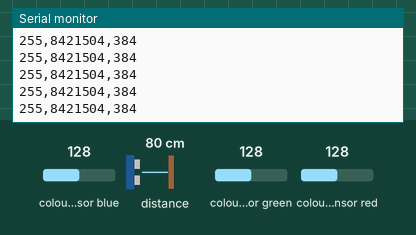
Bench run of a sketch on a simulated Arduino Nano 33 BLE. On the bench: the last lines printed to the serial monitor. Inputs (shaded band) come from the test bench; at power-on: colour sensor blue 128, distance to the obstacle 80 cm, colour sensor green 128, colour sensor red 128.

Above: at 1.2 s.
1.3 s: colour sensor blue set to 5
At 1.57 s:
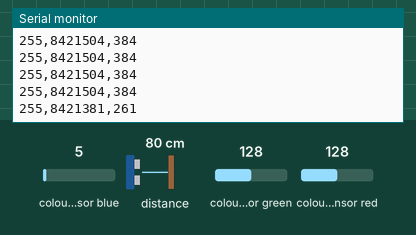
2.8 s: distance to the obstacle set to 2 cm
At 2.86 s:
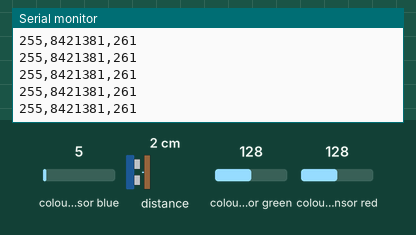
4.3 s: colour sensor green set to 5
At 4.3 s:
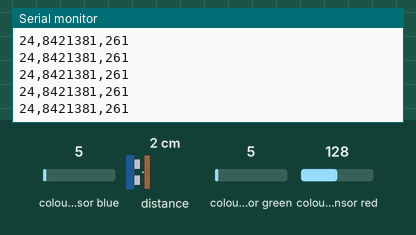
5.8 s: colour sensor red set to 5
At 8.0 s:
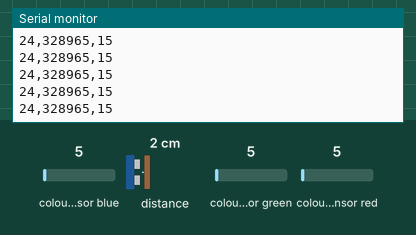
Timing chart, 0 to 8.3 s (numbered marks = the images above; inputs shaded):
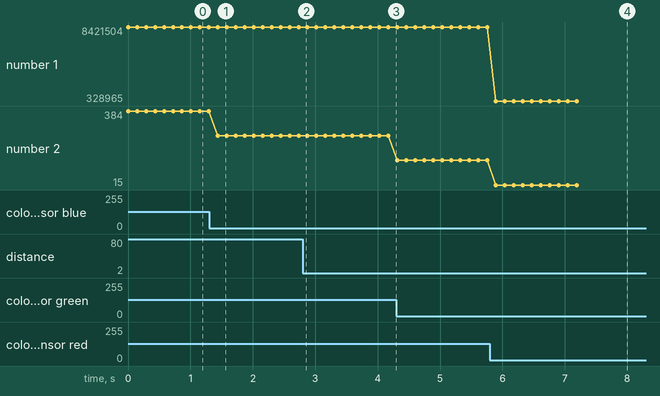

The sketch:

sensor-data-extraction.ino
```cpp
#include <Arduino_APDS9960.h>

//number of measurements per condition
const int numSamples = 50;
int iterate = 0;

void setup() {
  // put your setup code here, to run once:
  Serial.begin(9600);
  while(!Serial);

  // check if the APDS sensor is working
  if (!APDS.begin()) {
    Serial.println("Error initializing APDS9960 sensor!");
    while(1);
  }

  // print the header of the csv file
  Serial.println("proximity,shade,brightness");
}

void loop() {
  // put your main code here, to run repeatedly
  // float proximity, shade, brightness;
    // proximity: range = [0, 255]
    if(APDS.proximityAvailable()) {
      // add the measurement id
      // read the proximity value
      int proximity = APDS.readProximity();
      Serial.print(proximity);
      Serial.print(',');
    }

    // shade: range ... & brightness: range = [0, 255]
    if (APDS.colorAvailable()){
      int r,g,b,a;
      APDS.readColor(r, g, b, a);
      int rgb = 65536*r + 256*g + b;
      Serial.print(rgb);
      Serial.print(',');
      Serial.println(a);

      // increase the measurement id
      iterate++;
      if (iterate > numSamples){
        iterate = 0;
        Serial.println();
        delay(12000);
      }
    }


    delay(140);


}
```

Measured:
- after the input at 1.3 s, the serial monitor: prints a new line after 0.14 s (image 1)
- after the input at 5.8 s, the serial monitor: prints a new line after 0.10 s (image 4)
- plotted number 1: 8421504 → 8421381 after the input at 1.3 s, 8421381 → 8389893 after the input at 4.3 s, 8389893 → 328965 after the input at 5.8 s
- plotted number 2: 384 → 261 after the input at 1.3 s, 261 → 138 after the input at 4.3 s, 138 → 15 after the input at 5.8 s
